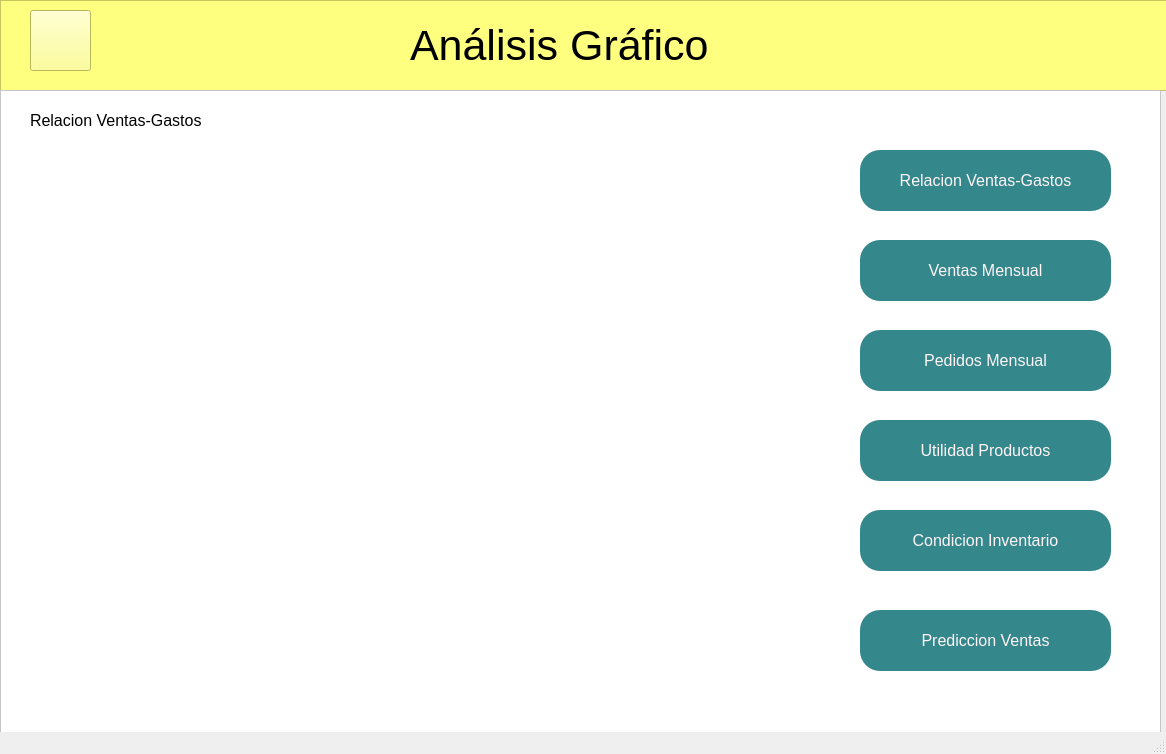
<?xml version="1.0" encoding="UTF-8"?>
<ui version="4.0">
 <class>MainWindow</class>
 <widget class="QMainWindow" name="MainWindow">
  <property name="geometry">
   <rect>
    <x>0</x>
    <y>0</y>
    <width>1166</width>
    <height>754</height>
   </rect>
  </property>
  <property name="windowTitle">
   <string>MainWindow</string>
  </property>
  <widget class="QWidget" name="centralwidget">
   <widget class="QFrame" name="headerFrame">
    <property name="geometry">
     <rect>
      <x>0</x>
      <y>0</y>
      <width>1171</width>
      <height>91</height>
     </rect>
    </property>
    <property name="styleSheet">
     <string notr="true">background-color: rgb(255, 255, 127);</string>
    </property>
    <property name="frameShape">
     <enum>QFrame::StyledPanel</enum>
    </property>
    <property name="frameShadow">
     <enum>QFrame::Raised</enum>
    </property>
    <widget class="QLabel" name="label_3">
     <property name="geometry">
      <rect>
       <x>410</x>
       <y>10</y>
       <width>461</width>
       <height>71</height>
      </rect>
     </property>
     <property name="font">
      <font>
       <pointsize>32</pointsize>
      </font>
     </property>
     <property name="text">
      <string>Análisis Gráfico</string>
     </property>
    </widget>
    <widget class="QPushButton" name="regresarBtn">
     <property name="geometry">
      <rect>
       <x>30</x>
       <y>10</y>
       <width>61</width>
       <height>61</height>
      </rect>
     </property>
     <property name="styleSheet">
      <string notr="true">border-image: url(:/iconos/iconoRegresar.png);</string>
     </property>
     <property name="text">
      <string/>
     </property>
    </widget>
   </widget>
   <widget class="QFrame" name="frame">
    <property name="geometry">
     <rect>
      <x>0</x>
      <y>90</y>
      <width>1161</width>
      <height>661</height>
     </rect>
    </property>
    <property name="styleSheet">
     <string notr="true">background-color: rgb(255, 255, 255);</string>
    </property>
    <property name="frameShape">
     <enum>QFrame::StyledPanel</enum>
    </property>
    <property name="frameShadow">
     <enum>QFrame::Raised</enum>
    </property>
    <widget class="QWidget" name="verticalLayoutWidget">
     <property name="geometry">
      <rect>
       <x>20</x>
       <y>60</y>
       <width>821</width>
       <height>561</height>
      </rect>
     </property>
     <layout class="QVBoxLayout" name="grafico"/>
    </widget>
    <widget class="QPushButton" name="ventasGastosBtn">
     <property name="geometry">
      <rect>
       <x>860</x>
       <y>60</y>
       <width>251</width>
       <height>61</height>
      </rect>
     </property>
     <property name="font">
      <font>
       <family>MS Sans Serif</family>
       <pointsize>12</pointsize>
      </font>
     </property>
     <property name="cursor">
      <cursorShape>PointingHandCursor</cursorShape>
     </property>
     <property name="styleSheet">
      <string notr="true">background-color: rgb(52, 136, 140);
color: rgb(255, 244, 246);
border-radius:20px</string>
     </property>
     <property name="text">
      <string>Relacion Ventas-Gastos</string>
     </property>
    </widget>
    <widget class="QPushButton" name="ventasMensualBtn">
     <property name="geometry">
      <rect>
       <x>860</x>
       <y>150</y>
       <width>251</width>
       <height>61</height>
      </rect>
     </property>
     <property name="font">
      <font>
       <family>MS Sans Serif</family>
       <pointsize>12</pointsize>
      </font>
     </property>
     <property name="cursor">
      <cursorShape>PointingHandCursor</cursorShape>
     </property>
     <property name="styleSheet">
      <string notr="true">background-color: rgb(52, 136, 140);
color: rgb(255, 244, 246);
border-radius:20px</string>
     </property>
     <property name="text">
      <string>Ventas Mensual</string>
     </property>
    </widget>
    <widget class="QPushButton" name="pedidosMensualBtn">
     <property name="geometry">
      <rect>
       <x>860</x>
       <y>240</y>
       <width>251</width>
       <height>61</height>
      </rect>
     </property>
     <property name="font">
      <font>
       <family>MS Sans Serif</family>
       <pointsize>12</pointsize>
      </font>
     </property>
     <property name="cursor">
      <cursorShape>PointingHandCursor</cursorShape>
     </property>
     <property name="styleSheet">
      <string notr="true">background-color: rgb(52, 136, 140);
color: rgb(255, 244, 246);
border-radius:20px</string>
     </property>
     <property name="text">
      <string>Pedidos Mensual</string>
     </property>
    </widget>
    <widget class="QPushButton" name="utilidadBtn">
     <property name="geometry">
      <rect>
       <x>860</x>
       <y>330</y>
       <width>251</width>
       <height>61</height>
      </rect>
     </property>
     <property name="font">
      <font>
       <family>MS Sans Serif</family>
       <pointsize>12</pointsize>
      </font>
     </property>
     <property name="cursor">
      <cursorShape>PointingHandCursor</cursorShape>
     </property>
     <property name="styleSheet">
      <string notr="true">background-color: rgb(52, 136, 140);
color: rgb(255, 244, 246);
border-radius:20px</string>
     </property>
     <property name="text">
      <string>Utilidad Productos</string>
     </property>
    </widget>
    <widget class="QPushButton" name="condicionInventarioBtn">
     <property name="geometry">
      <rect>
       <x>860</x>
       <y>420</y>
       <width>251</width>
       <height>61</height>
      </rect>
     </property>
     <property name="font">
      <font>
       <family>MS Sans Serif</family>
       <pointsize>12</pointsize>
      </font>
     </property>
     <property name="cursor">
      <cursorShape>PointingHandCursor</cursorShape>
     </property>
     <property name="styleSheet">
      <string notr="true">background-color: rgb(52, 136, 140);
color: rgb(255, 244, 246);
border-radius:20px</string>
     </property>
     <property name="text">
      <string>Condicion Inventario</string>
     </property>
    </widget>
    <widget class="QPushButton" name="prediccionVentasBtn">
     <property name="geometry">
      <rect>
       <x>860</x>
       <y>520</y>
       <width>251</width>
       <height>61</height>
      </rect>
     </property>
     <property name="font">
      <font>
       <family>MS Sans Serif</family>
       <pointsize>12</pointsize>
      </font>
     </property>
     <property name="cursor">
      <cursorShape>PointingHandCursor</cursorShape>
     </property>
     <property name="styleSheet">
      <string notr="true">background-color: rgb(52, 136, 140);
color: rgb(255, 244, 246);
border-radius:20px</string>
     </property>
     <property name="text">
      <string>Prediccion Ventas</string>
     </property>
    </widget>
    <widget class="QLabel" name="graficTitleLbl">
     <property name="geometry">
      <rect>
       <x>30</x>
       <y>15</y>
       <width>231</width>
       <height>31</height>
      </rect>
     </property>
     <property name="font">
      <font>
       <family>MS Sans Serif</family>
       <pointsize>12</pointsize>
      </font>
     </property>
     <property name="text">
      <string>Relacion Ventas-Gastos</string>
     </property>
    </widget>
   </widget>
  </widget>
  <widget class="QStatusBar" name="statusbar"/>
 </widget>
 <resources>
  <include location="iconosAnalisisGrafico.qrc"/>
 </resources>
 <connections/>
</ui>
